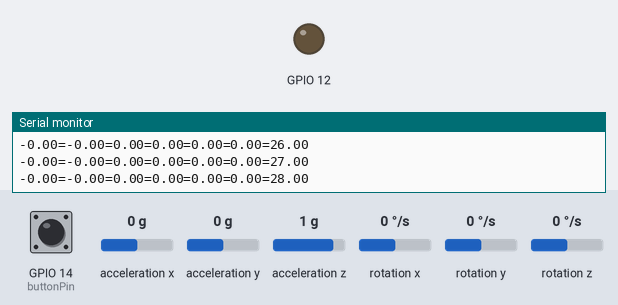
Simulated run of this sketch. Board: ESP8266 (NodeMCU). Parts: output pins drawn as LEDs (lit = HIGH), the last lines printed to the serial monitor. Dashed ring = blinking. The test bench sets the inputs (shaded band); at power-on: acceleration x 0 g, rotation z 0 °/s, acceleration y 0 g, GPIO 14 (buttonPin) HIGH, acceleration z 1 g, rotation x 0 °/s, rotation y 0 °/s. WiFi joins after 1.5 s; servers stay silent unless stated.

Above: at 4.0 s.
4.1 s: acceleration x set to -1.4 g
At 4.29 s:
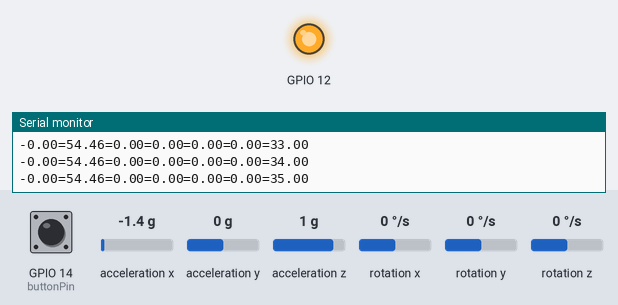
5.9 s: rotation z set to -192 °/s
8.9 s: acceleration y set to 0.8 g
11.9 s: GPIO 14 (buttonPin) pulled LOW for 0.15 s
At 12.09 s:
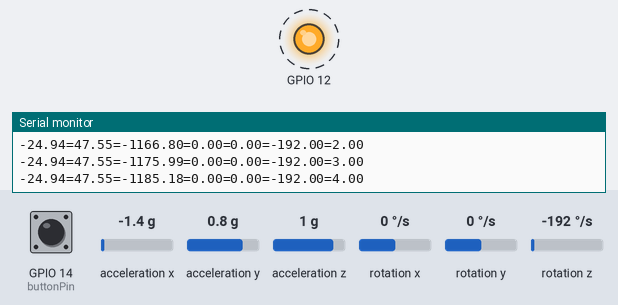
14.9 s: GPIO 14 (buttonPin) pulled LOW for 1 s
17.4 s: GPIO 14 (buttonPin) pulled LOW for 3.2 s
At 17.65 s:
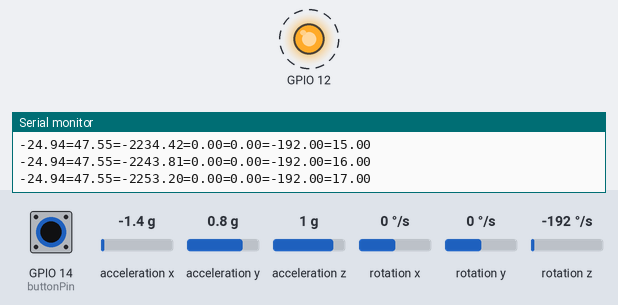
Timing chart, 0 to 24.6 s (numbered marks = the images above; inputs shaded):
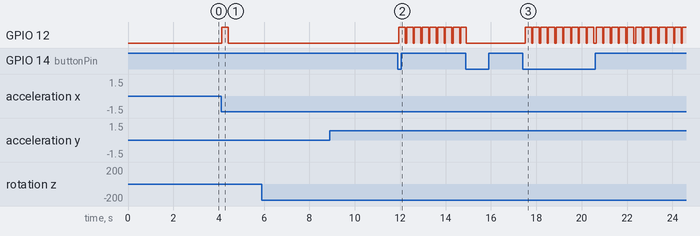

The sketch:

Equilivest.ino
```cpp
#include <Arduino.h>
#include <Wire.h>
#include <MPU6050_light.h>

MPU6050 mpu(Wire);
unsigned long timer = 0;


#include <ESP8266WiFi.h>
//#include <WiFi.h>
#include <WiFiUdp.h>
WiFiUDP Udp;

/////////////////// - MODO - //////////////////////
//boolean inclinacion = false;
//////////////////////////////////////////////////

/////////////// VARIABLES ///////////////////////

////////////// INCLINACION //////////////////////

unsigned long toff1 = 15;
unsigned long ton1 = 80;
unsigned long ton2 = 100;
unsigned long ton3 = 150;
unsigned long ton4 = 200;
unsigned long ton5 = 250;

/////////////////////////////////////////////////

////////////////// 10 M WALK /////////////////////

unsigned long tref = 550;  // tiempo en que puede volver a vibrar post ultima
unsigned long tvibr = 260; // tiempo de vibracino

/////////////////////////////////////////////////
char buff1[8];
char buff2[8];
char buff3[8];
char buff4[8];
char buff5[8];
char buff6[8];
char buff7[8];

String yaw1;
String roll1;
String pitch1;
String gyroy1;
String gyrox1;
String gyroz1;
String msg;

int counter;
String count;

// Network SSID
const char* ssid = "XXXXX";

const char* password = "XXXXXXX";

unsigned int localPort = 20001;

const char* ip = "XXXXXXXX";


float pitch12;
float roll12;

struct sensor {
  float yaw;
  float pitch;

  float roll;
  float gyrox;
  float gyroy;
  float gyroz;
  int counter;
};

boolean debug = false;


boolean on = false;
unsigned long tiempo_cambio = millis();
unsigned long tiempo_vib = millis();
unsigned long ton = 0;
unsigned long toff = 0;


boolean ref = false;
boolean change_side = true;
char side;
char last_side;


///////////////////////////////////////////////////////////
const int buttonPin = 14;  // Change this to match the pin you connected the button to
boolean inclinacion = 0;
boolean lectura = 0;
boolean buttonRested = 0;
boolean buttonActive = 0;
///////////////////////////////////////////////////////////////
void setup() {
  Serial.begin(9600);
  Wire.begin();
  delay(200);
  Serial.println();
  Serial.println();
  Serial.print("Connecting to ");
  Serial.println(ssid);
  WiFi.hostname("Name");
  // WiFi.begin(ssid, password);
  ///////////////////////////////////////////////// - change to work offline
  int retries = 0;
  WiFi.begin(ssid, password);
  while (WiFi.status() != WL_CONNECTED) {
    // WiFi.begin(ssid, password);
    delay(400);
    Serial.print(".");
    retries++;
    if (retries >= 30) {
      Serial.println("");
      Serial.println("Failed to connect to WiFi. Working offline...");
      break;  // Break out of the connection loop and work offline
    }
  }
  if (WiFi.status() == WL_CONNECTED) {
    Serial.println("");
    Serial.println("WiFi connected");

    // Print the IP address
    Serial.print("IP address: ");
    Serial.print(WiFi.localIP());

  }
  Udp.begin(localPort);

  byte status = mpu.begin();
  Serial.print(F("MPU6050 status: "));
  Serial.println(status);
  while (status != 0) { } // stop everything if could not connect to MPU6050

  Serial.println(F("Calculating offsets, do not move MPU6050"));
  //  delay(1000);
  // mpu.upsideDownMounting = true; // uncomment this line if the MPU6050 is mounted upside-down
  mpu.calcOffsets(); // gyro and accelero
  Serial.println("Done!\n");
  pinMode(12, OUTPUT);


  pinMode(buttonPin, INPUT);  // Set the button pin as input with internal pull-up resistor
}

void loop() {
  struct sensor mySensor;
  mpu.update();
  static uint32_t prev_ms = millis();
  //if (millis() > prev_ms + 50) { // print every 25ms
  if (millis() > prev_ms + 30) {
    if ((millis() - timer) > 10) { // print data every 10ms ------ does nothing
      mySensor.yaw = mpu.getAngleZ();
      mySensor.roll = mpu.getAngleX();
      mySensor.pitch = mpu.getAngleY();
      mySensor.gyrox = mpu.getGyroX();
      mySensor.gyroy = mpu.getGyroY();
      mySensor.gyroz = mpu.getGyroZ();
      mySensor.counter = counter;

      //////////////////////////////////////////////////////////////////////////////////////////
      // Read the button state
      lectura = !digitalRead(buttonPin);
      if (lectura == 1) {
        buttonActive = 1;
      }
      else {
        buttonRested = 1;
      }
      if ( buttonActive == 1 && buttonRested == 1) {
        inclinacion = !inclinacion;

        buttonRested = 0;
      }

    //  Serial.print("button active: ");
    //  Serial.println(buttonActive);
    //  Serial.print("button rested: ");
    //  Serial.println(buttonRested);
    //  Serial.print("lectura: ");
    //  Serial.println(lectura);
    //  Serial.println(" ");

      buttonActive = 0;
      ///////////////////////////////////////////////////////////////////////////////////////

      if (debug) {
        Serial.print("X : ");
        Serial.print(mySensor.roll);
        Serial.print("\tY : ");
        Serial.print(mySensor.pitch);
        Serial.print("\tZ : ");
        Serial.print(mySensor.yaw);
        Serial.print("      ");
        Serial.print("GYROX: ");
        Serial.print(mySensor.gyrox);
        Serial.print("\tY: ");
        Serial.print(mySensor.gyroy);
        Serial.print("\tZ: ");
        Serial.print(mySensor.gyroz);
        Serial.print("   ");
        Serial.println(mySensor.counter);

      }
      pitch12 = -mySensor.roll;
      roll12 = mySensor.pitch;

      pitch1 = dtostrf(-mySensor.roll, 1, 2, buff1);
      roll1 = dtostrf(mySensor.pitch, 1, 2, buff2);
      yaw1 = dtostrf(mySensor.yaw, 1, 2, buff3);

      gyroy1 = dtostrf(mySensor.gyrox, 1, 2, buff4);
      gyrox1 = dtostrf(mySensor.gyroy, 1, 2, buff5);
      gyroz1 = dtostrf(mySensor.gyroz, 1, 2, buff6);

      count = dtostrf(mySensor.counter, 1, 2, buff7);

      msg = pitch1 + '=' + roll1 + '=' + yaw1 + '=' + gyroy1 + '=' + gyrox1 + '=' + gyroz1 + '=' + count;
      Serial.println(msg);
     // Serial.println(inclinacion);
      //Serial.println(" ");
      //Serial.println(" ");
      //Serial.println(roll12);

      // aca tengo que modificar
      if (counter < 100) {
        counter = counter + 1;
      } else {
        counter = 0;
      }


      Udp.beginPacket(ip, localPort);
      Udp.print(msg);
      Udp.endPacket();
      prev_ms = millis();
      unsigned long tiempo = millis();
      if (inclinacion) {

        if ( (pitch12 < 3) &&  (pitch12 > -3)) {
          digitalWrite(12, LOW);
          on == false;
          tiempo_cambio = millis();
          ton = 0;
          toff = 0;
        }

        /////     //digitalWrite(12, LOW);

        if ( (pitch12 >= 3) || (pitch12 <= -3)) {
          //Serial.println("linea 200");

          if ( ((pitch12 >= 3) && (pitch12 < 5)) || ((pitch12 > -5) && (pitch12 <= -3))) {
            //if ((15 > pitch12 >= 10) || (-10 >= pitch12 > -15)) {
            ton = ton1;
            toff = toff1;
          }
          if ( ((pitch12 >= 5) && (pitch12 < 10)) || ((pitch12 > -10) && (pitch12 <= -5))) {
            //if ((30 > pitch12 >= 15) || (-15 >= pitch12 > -30)) {
            ton = ton2;
            toff = toff1;
          }
          if ( ((pitch12 >= 10) && (pitch12 < 15)) || ((pitch12 > -15) && (pitch12 <= -10))) {
            //if ((40 > pitch12 >= 30) || (-30 >= pitch12 > -40)) {
            ton = ton3;
            toff = toff1;
          }
          if ( ((pitch12 >= 15) && (pitch12 < 20)) || ((pitch12 > -20) && (pitch12 <= -15))) {
            //if ( (50 > pitch12 >= 40 ) || ( -40 >= pitch12 > -50)) {
            ton = ton4;
            toff = toff1;
          }
          if ( (pitch12 >= 20) || (pitch12 <= -20)) {
            //if (pitch12 >= 50 || -50 >= pitch12) {
            ton = ton5;
            toff = toff1;
          }

          if (on == false) {
            if ((tiempo - tiempo_cambio) > toff) {
              digitalWrite(12, HIGH);
              on = true;
              tiempo_cambio = millis();
            }
          }
          if (on == true) {
            if ((tiempo - tiempo_cambio) > ton) {
              digitalWrite(12, LOW);
              on = false;
              tiempo_cambio = millis();
            }
          }

        }

        //Serial.println(tiempo);
        //Serial.println(tiempo_cambio);
        //Serial.println(on);
        //Serial.println(ton);
        //Serial.println(toff);

      }
      else {

        if ((tiempo - tiempo_vib) > tref) {
          //if ((tiempo - tiempo_vib) > 700) {
          ref = false;
        }
        if (roll12 > 0) {
          side = 'r';

        } else {
          side = 'l';
        }
        if (side != last_side) {
          change_side = true;
        }
        if (ref == false) {
          if (roll12 > 3.7 || roll12 < -3.7) {
            if (change_side == true) {
              digitalWrite(12, HIGH);
              last_side = side;
              ref = true;
              tiempo_vib = millis();
              change_side = false;
            }
          }

        }
        if ((tiempo - tiempo_vib) > tvibr) {
          digitalWrite(12, LOW);

        }
        // Serial.println(tiempo);
        // Serial.println(tiempo_vib);
        // Serial.println(ref);
        // Serial.println(side);

      }


    }
  }


}
```

Measured:
- after the input at 4.1 s, GPIO 12: LOW → HIGH at once, → LOW 0.28 s later
- after the input at 11.9 s, GPIO 12: alternates HIGH for 0.29 s and LOW for 0.05 s, starting at once
- after the input at 17.4 s, GPIO 12: alternates HIGH for 0.29 s and LOW for 0.05 s, starting after 0.10 s
